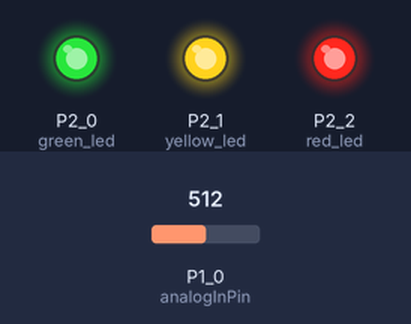
The sketch below on a simulated TI MSP430 LaunchPad. Parts: output pins drawn as LEDs (lit = HIGH). Inputs (shaded band) come from the test bench; at power-on: P1_0 (analogInPin) = 512.

Above: at 1.2 s.
1.3 s: P1_0 (analogInPin) set to 98
2.8 s: P1_0 (analogInPin) set to 84
At 4.0 s:
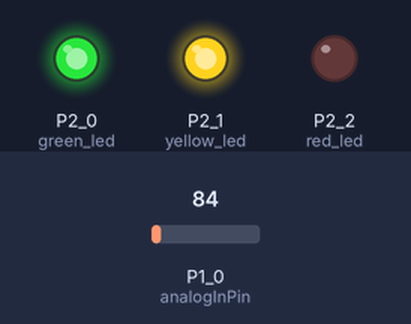
4.3 s: P1_0 (analogInPin) set to 66
5.8 s: P1_0 (analogInPin) set to 53
At 6.3 s:
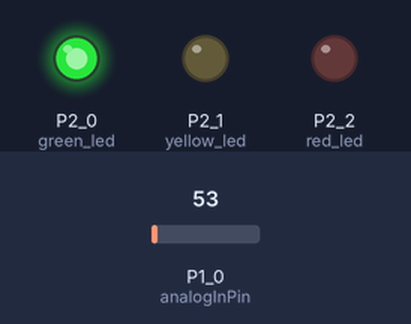
7.3 s: P1_0 (analogInPin) set to 33
8.8 s: P1_0 (analogInPin) set to 27
At 9.7 s:
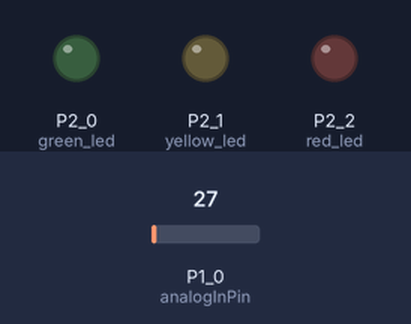
Timing chart, 0 to 11.3 s (numbered marks = the images above; inputs shaded):
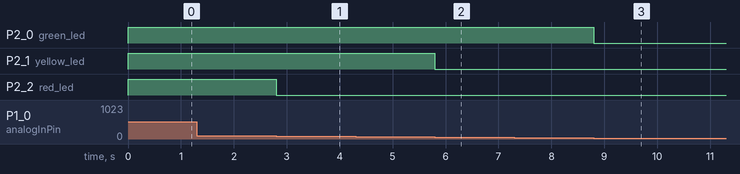

Measured:
- the behaviour switches between 91 and 90 on P1_0 (analogInPin) (found by bisection; images 0 and 1)
- the behaviour switches between 60 and 59 on P1_0 (analogInPin) (found by bisection; images 1 and 2)
- the behaviour switches between 30 and 29 on P1_0 (analogInPin) (found by bisection; images 2 and 3)
- after the input at 1.3 s, every drawn part: stays the same
- after the input at 2.8 s, P2_2 (red_led): HIGH → LOW at once
- after the input at 4.3 s, every drawn part: stays the same
- after the input at 5.8 s, P2_1 (yellow_led): HIGH → LOW at once
- after the input at 7.3 s, every drawn part: stays the same
- after the input at 8.8 s, P2_0 (green_led): HIGH → LOW at once

The sketch:

MSP430_LED_Meter.ino
```cpp
// TUNING VARIABLE
// Range: 0 to 10
float scale = 0.9; // Increase for less lights, decrease for more lights

const int analogInPin = A0; // Analog input pin connected to P1_0 (ADC)
const int green_led = P2_0; // Green LED connected to P2_0
const int yellow_led = P2_1; // Yellow LED connected to P2_1
const int red_led = P2_2; // Red LED connected to P2_2

int voltage = 0;  // Read value from the analog input pin


void setup()
{
  // put your setup code here, to run once:

  // Declare the 3 LED pins as outputs
  pinMode(green_led, OUTPUT);
  pinMode(yellow_led, OUTPUT);
  pinMode(red_led, OUTPUT);

  // Initialize the LEDs to be off
  digitalWrite(green_led, LOW);
  digitalWrite(yellow_led, LOW);
  digitalWrite(red_led, LOW);
}

void loop()
{
  // put your main code here, to run repeatedly:

  // Read the voltage from the ADC input
  voltage = analogRead(analogInPin);


  if (voltage > scale*100) // Light all 3 LEDs
  {
    digitalWrite(green_led, HIGH);
    digitalWrite(yellow_led, HIGH);
    digitalWrite(red_led, HIGH);
  }
  else if (voltage > scale*66) // Light 2 LEDs (green/yellow)
  {
    digitalWrite(green_led, HIGH);
    digitalWrite(yellow_led, HIGH);
    digitalWrite(red_led, LOW);
  }
  else if (voltage > scale*33) // Light 1 LED (green)
  {
    digitalWrite(green_led, HIGH);
    digitalWrite(yellow_led, LOW);
    digitalWrite(red_led, LOW);
  }
  else // Turn off all 3 LEDs
  {
    digitalWrite(green_led, LOW);
    digitalWrite(yellow_led, LOW);
    digitalWrite(red_led, LOW);
  }
}
```
